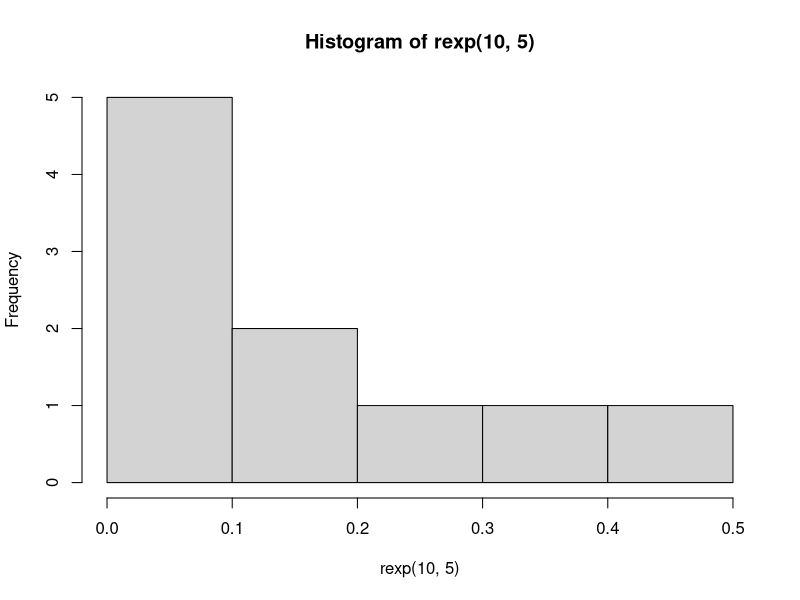
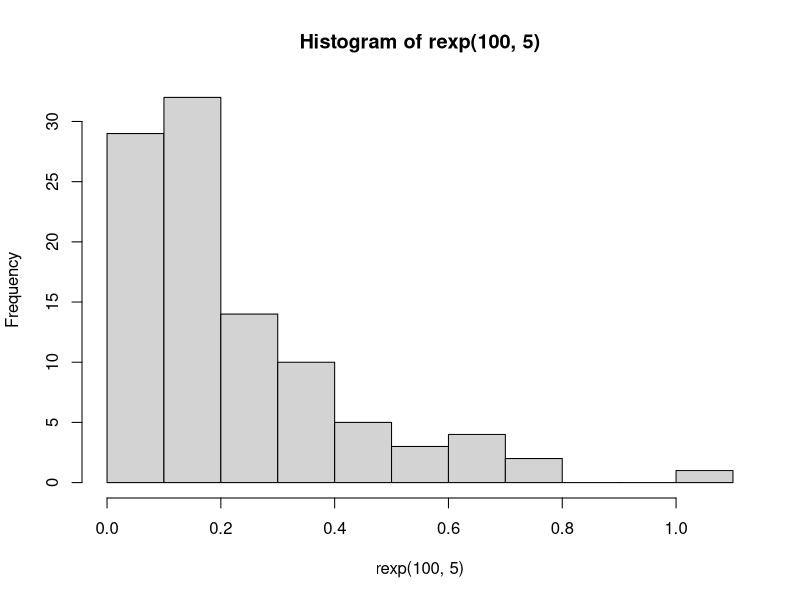
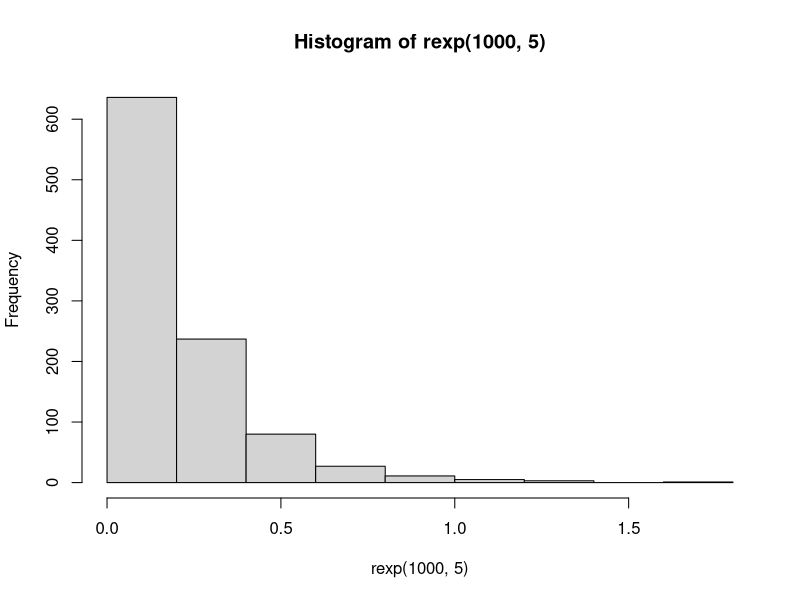
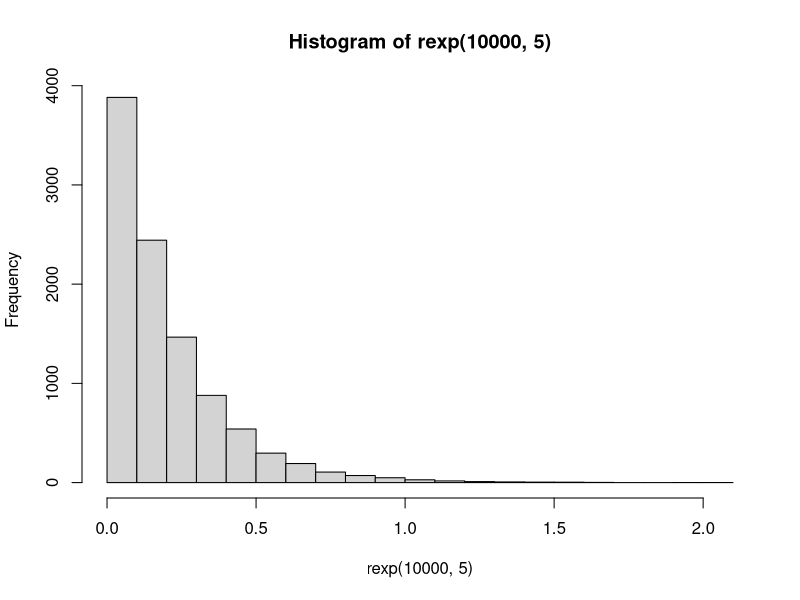

Here is the R script that generated these plots, in order:
#a
dexp(3)

#b
set.seed(5)
hist(rexp(10,5))
hist(rexp(100,5))
hist(rexp(1000,5))
hist(rexp(10000,5))



#c
rataan=3
varian=rataan*rataan